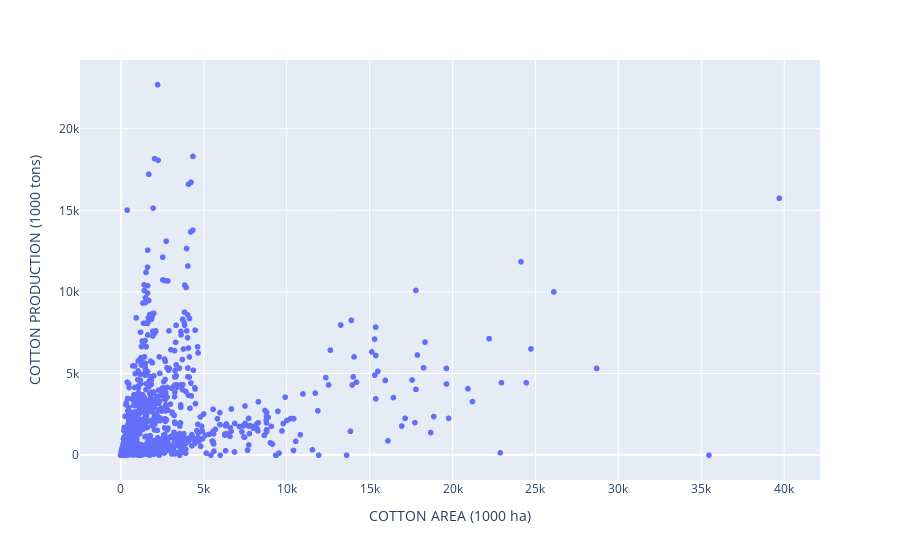

Write notebook code for a chart like this one.
### Code cell
fig = px.scatter(india_train, x="COTTON AREA (1000 ha)", y="COTTON PRODUCTION (1000 tons)")
fig.show()

### Figure 1 — Plotly figure (JSON) as saved in the notebook; plotly's stock layout.template omitted (floating-point values rounded to 4 significant figures; data arrays with more than 128 entries replaced by an {"elided": "..."} marker saying what was removed)
{"data": [{"hovertemplate": "COTTON AREA (1000 ha)=%{x}<br>COTTON PRODUCTION (1000 tons)=%{y}<extra></extra>", "legendgroup": "", "marker": {"color": "#636efa", "symbol": "circle"}, "mode": "markers", "name": "", "showlegend": false, "type": "scattergl", "x": {"elided": "4705 float values"}, "xaxis": "x", "y": {"elided": "4705 float values"}, "yaxis": "y"}], "layout": {"legend": {"tracegroupgap": 0}, "margin": {"t": 60}, "xaxis": {"anchor": "y", "domain": [0, 1], "title": {"text": "COTTON AREA (1000 ha)"}}, "yaxis": {"anchor": "x", "domain": [0, 1], "title": {"text": "COTTON PRODUCTION (1000 tons)"}}}}
